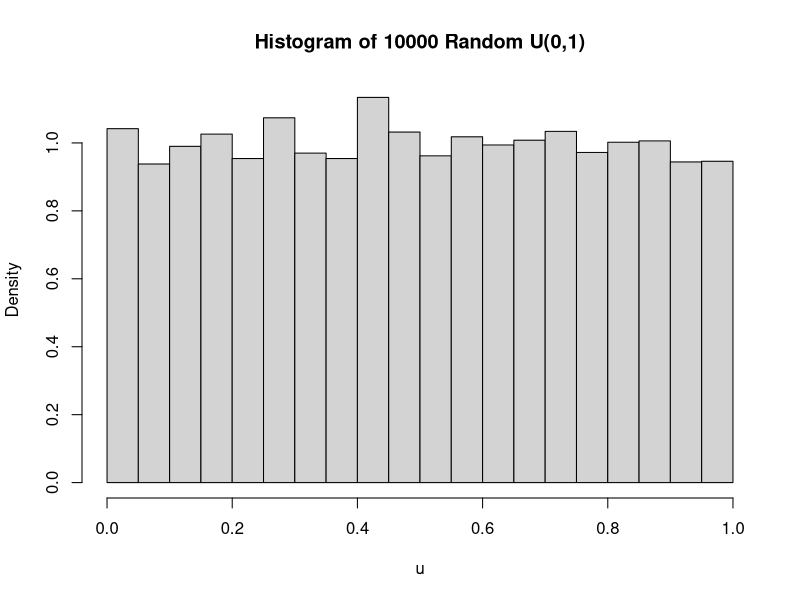
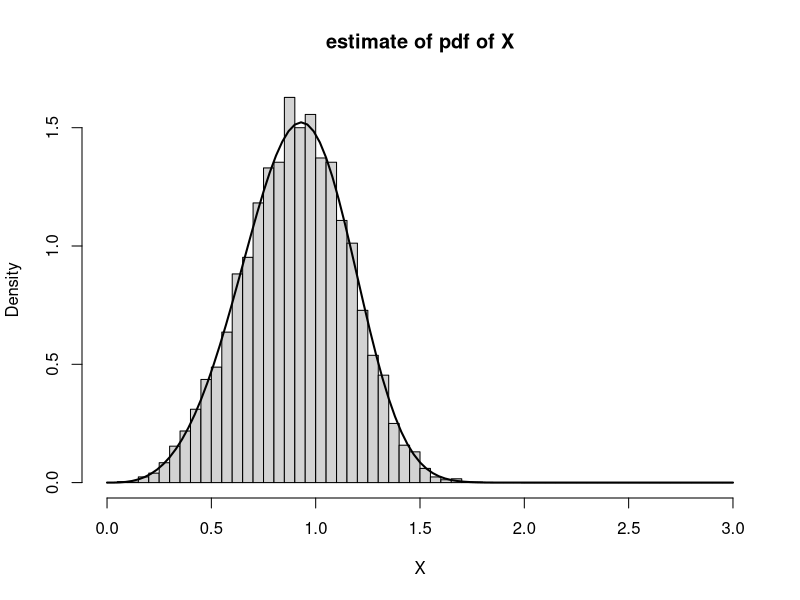
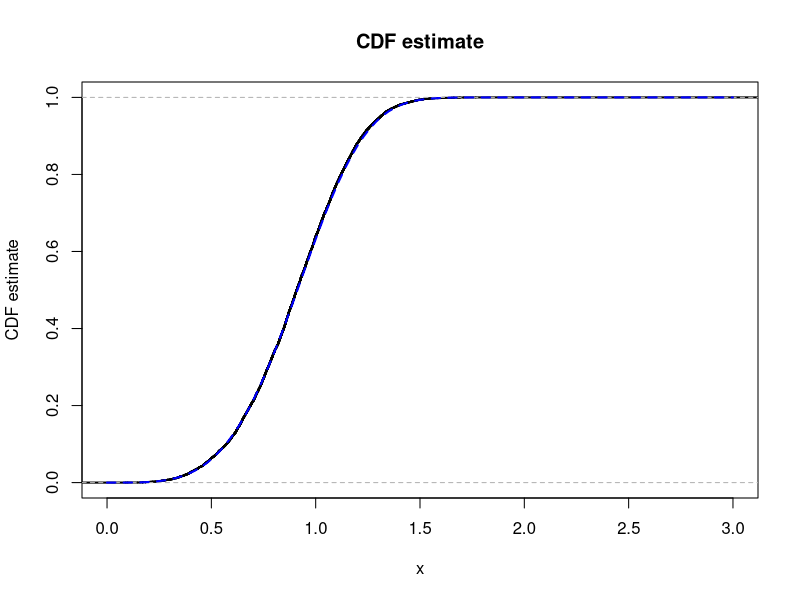

Generate these figures, in order, with R:
## ---- chunk 1
# set seed 
set.seed(123)
#store numbers to graph
n <-10000
u <-runif(n=n,min=0,max=1)
## ---- chunk 2
### create a histomgram to check this matches the pdf
hist(u,main="Histogram of 10000 Random U(0,1)", freq=FALSE)

#define X = inverse F(U)
X <- (-log(1-u))^(1/4)

# check the pdf estimate matches up
hist(X, breaks=seq(from=0,to=3, by=0.05),main="estimate of pdf of X", freq=FALSE)
# pdf: 
#overlay true distribution
curve(4*x^3 *exp(-x^4), from=0, to=3, add=TRUE, lwd=2)
## ---- chunk 3
#check the cdf matches up
plot(ecdf(X),ylab="CDF estimate",xlab="x",main="CDF estimate",xlim=c(0,3),lwd=2)
#overlay true cdf
curve(1-exp(-x^4), from=0, to=3, add=TRUE, lty=2, col="Blue",lwd=2)
## ---- chunk 4
sum_0.2_0.8 <- sum(X<0.8)-sum(X<0.2) 
# calculate the probability 
sum_0.2_0.8/length(X)

# compare to the truth
# Calculate the integral of the pdf from 0.2 to 0.8

pdf <- function(x){ 4 * x^3 * exp(-x^4) } 
result <- integrate(pdf, lower = 0.2, upper = 0.8) 
result$value
## ---- chunk 5
# the estimate Q1,M,and Q3
round(quantile(X,probs=c(0.25,0.5,0.75)),3)

# exact Q1,M,and Q3
round(c((-log(1-0.25))^(1/4),(-log(1-0.5))^(1/4),(-log(1-0.75))^(1/4)),3)
